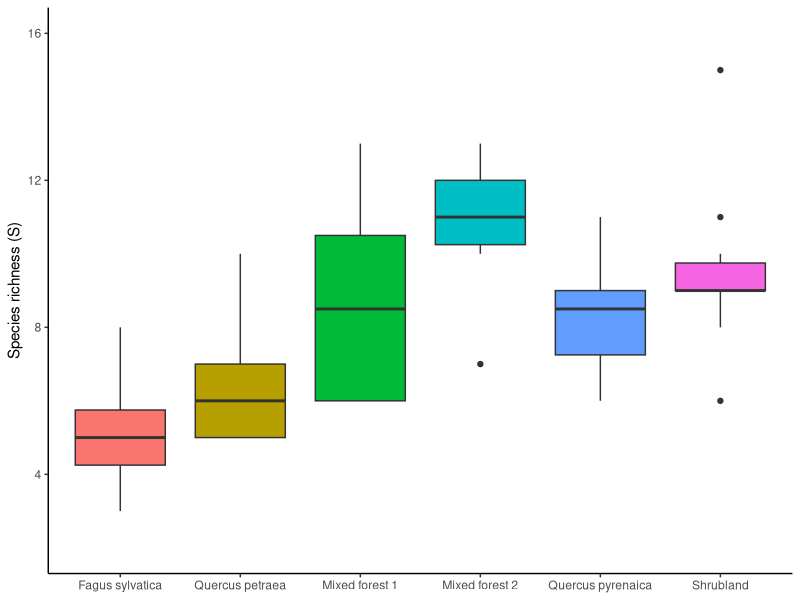

Write the R code that produced this figure.

# Import trait and presence data, NA imputation

library(tidyverse)
library(readxl)

setwd('C:/Users/user/OneDrive/PUBLICACIONES/BTU/montejo/niche_occupancy')

# abundances
abundances <- read_excel("data.xlsx", sheet = "abundances")
str(abundances)
colnames(abundances)[colnames(abundances)=='bosque'] <- 'forest'
abundances$forest <- as.factor(abundances$forest)
levels(abundances$forest) <- c('Fagus sylvatica','Shrubland','Mixed forest 2','Quercus pyrenaica','Mixed forest 1','Quercus petraea')
abundances$forest <- factor(abundances$forest, levels=c("Fagus sylvatica","Quercus petraea","Mixed forest 1","Mixed forest 2","Quercus pyrenaica","Shrubland"))

# species vector
species <- colnames(abundances)[3:dim(abundances)[2]]

# presence/absence
presences <- abundances
presences[,species][presences[,species]>0] <- 1


# species richness plot
spp_richness <- presences
spp_richness$richness <- rowSums(spp_richness[,species])
spp_richness <- spp_richness[,c('forest','plot','richness')]
ggplot(aes(y=richness, x=forest, fill=forest), data=spp_richness) +
  geom_boxplot() + theme_classic() + ylim(2,16) +
  labs(y='Species richness (S)', x=NULL) +
  theme(legend.position = "none")


# traits
traits <- read_excel("data.xlsx", sheet = "traits")
str(traits)
colnames(traits)[colnames(traits)=='especie'] <- 'species'
colnames(traits)[colnames(traits)=='bosque'] <- 'forest'

traits$forest <- as.factor(traits$forest)
levels(traits$forest) <- c('Fagus sylvatica','Shrubland','Mixed forest 2','Quercus pyrenaica','Mixed forest 1','Quercus petraea')
traits$HubVal <- as.numeric(traits$HubVal)
traits$Thickness <- as.numeric(traits$Thickness)

# import species codes
spp_code <- read_excel("data.xlsx", sheet = "sppcode")
colnames(spp_code) <- c('code','species')
traits <- merge(spp_code, traits, by='species', all.y=T)

# NA explore
colSums(is.na(traits)) # miro si hay NAs

# check there is trait data for all species in abundance table
table(species %in% traits$code)
# delete malus
traits <- traits %>% subset(species != 'Malus sp.')

# impute average value of species and site for HubVal and Thickness
for (tr in c('Thickness','HubVal')) {
  for (sp in unique(traits$code)) {
    for (bq in unique(traits$forest)) {
      mn <- traits[traits$code==sp & traits$forest==bq,]
      if (dim(mn)[1] != 0) {
        traits[traits$code==sp & traits$forest==bq,tr][is.na(traits[traits$code==sp & traits$forest==bq ,tr])] <- mean(mn[,tr], na.rm=T)
      }
    }
  }
}

# traits to analyse
trait.ana <- c('LDMC', 'SLA', 'd13C', 'C.N', 'HubVal', 'SDMC', 'SRA', 'Rdi')


# clean dataset
traits <- traits[,c('species','code','forest',trait.ana)]


rm(mn, spp_code, bq, sp, tr)
